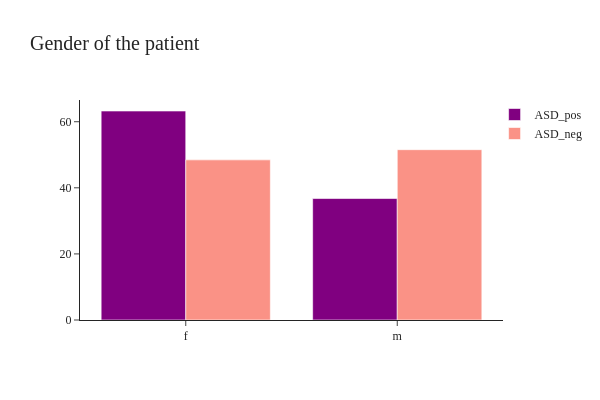

This figure's notebook cell:
### Markdown cell above
### Gender
- Gender distribution is fairly balanced. 52% are Females (f) and the remaining 48% are males (m)
- 63% of ASD_positive are females.

### Code cell
fig = go.Figure()
fig.add_trace(go.Histogram(x=ASD_pos['gender'],histnorm='percent',
              name='ASD_pos', marker_color = 'purple'),
              )
fig.add_trace(go.Histogram(x=ASD_neg['gender'],histnorm='percent',
              name='ASD_neg', marker_color = 'salmon', opacity=0.85),
             )  

fig.update_layout(title="Gender of the patient", 
                  font_family="San Serif",
                  titlefont={'size': 20},
                  template='simple_white',
                  width=600, 
                  height=400,
                  legend=dict(
                  orientation="v", y=1, yanchor="top", x=1.20, xanchor="right" )                 
                 ).update_xaxes(categoryorder='total descending')
fig.show()

### Figure 1 — Plotly figure (JSON) as saved in the notebook; plotly's stock layout.template omitted (floating-point values rounded to 4 significant figures; data arrays with more than 128 entries replaced by an {"elided": "..."} marker saying what was removed)
{"data": [{"histnorm": "percent", "marker": {"color": "purple"}, "name": "ASD_pos", "type": "histogram", "x": {"elided": "185 str values"}}, {"histnorm": "percent", "marker": {"color": "salmon"}, "name": "ASD_neg", "opacity": 0.85, "type": "histogram", "x": {"elided": "615 str values"}}], "layout": {"font": {"family": "San Serif"}, "height": 400, "legend": {"orientation": "v", "x": 1.2, "xanchor": "right", "y": 1, "yanchor": "top"}, "title": {"font": {"size": 20}, "text": "Gender of the patient"}, "width": 600, "xaxis": {"categoryorder": "total descending"}}}
